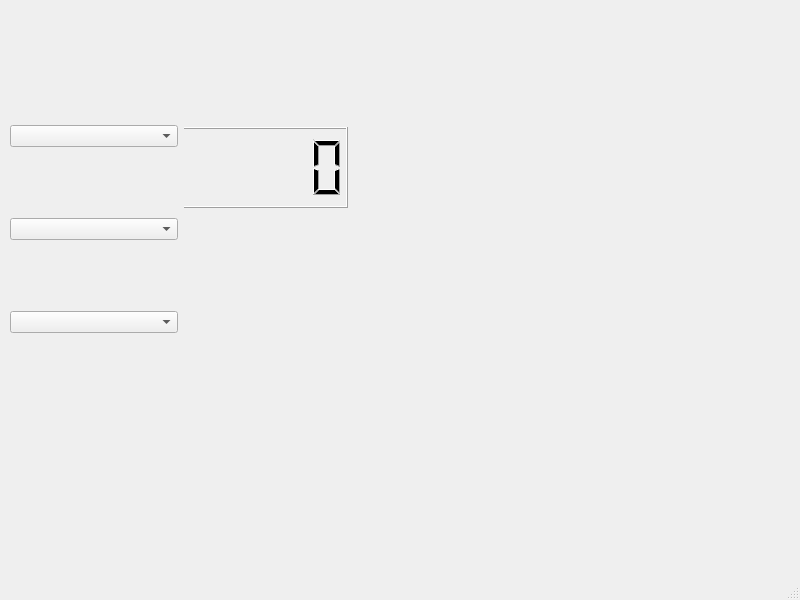
<?xml version="1.0" encoding="UTF-8"?>
<ui version="4.0">
 <class>MainWindow</class>
 <widget class="QMainWindow" name="MainWindow">
  <property name="geometry">
   <rect>
    <x>0</x>
    <y>0</y>
    <width>800</width>
    <height>600</height>
   </rect>
  </property>
  <property name="windowTitle">
   <string>MainWindow</string>
  </property>
  <widget class="QWidget" name="centralwidget">
   <widget class="QWidget" name="gridLayoutWidget">
    <property name="geometry">
     <rect>
      <x>10</x>
      <y>60</y>
      <width>341</width>
      <height>341</height>
     </rect>
    </property>
    <layout class="QGridLayout" name="gridLayout">
     <item row="2" column="0">
      <widget class="QComboBox" name="comboBox_3"/>
     </item>
     <item row="0" column="0">
      <widget class="QComboBox" name="comboBox"/>
     </item>
     <item row="1" column="0">
      <widget class="QComboBox" name="comboBox_2"/>
     </item>
     <item row="0" column="1" rowspan="3">
      <widget class="QWidget" name="widget" native="true">
       <widget class="QLCDNumber" name="lcdNumber">
        <property name="geometry">
         <rect>
          <x>-7</x>
          <y>2</y>
          <width>171</width>
          <height>81</height>
         </rect>
        </property>
       </widget>
      </widget>
     </item>
    </layout>
   </widget>
  </widget>
  <widget class="QMenuBar" name="menubar">
   <property name="geometry">
    <rect>
     <x>0</x>
     <y>0</y>
     <width>800</width>
     <height>36</height>
    </rect>
   </property>
  </widget>
  <widget class="QStatusBar" name="statusbar"/>
 </widget>
 <resources/>
 <connections/>
</ui>
